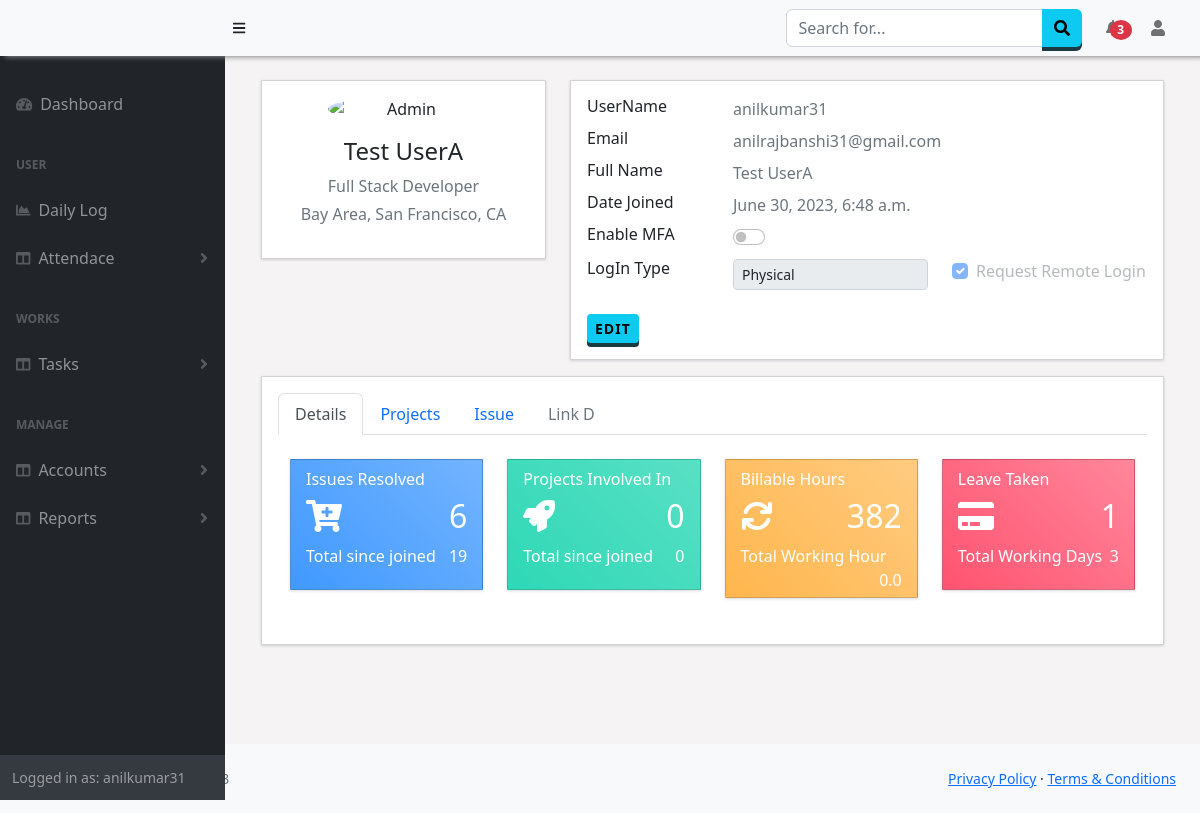
/Manage/Details/55 (signed in), run on an earlier commit of the app's database.
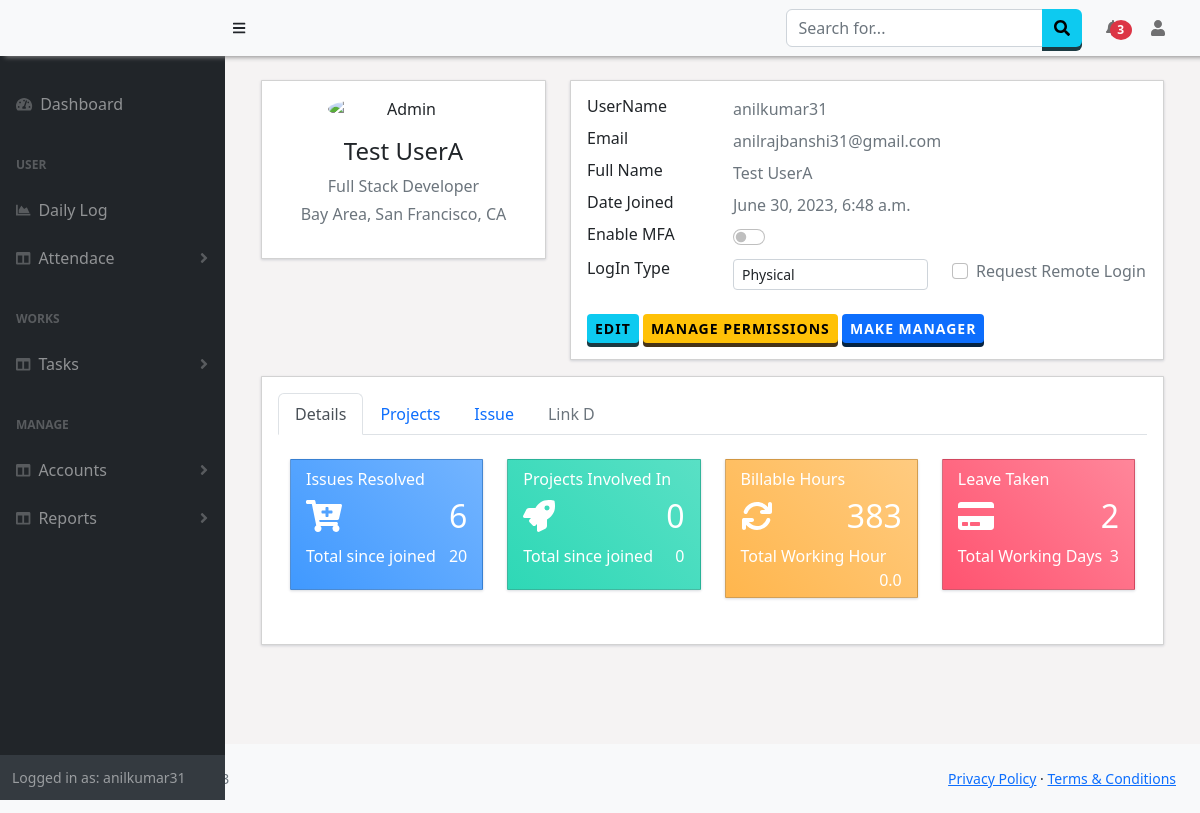
And on a later commit of the database.
### Authentication/models.py (models this page shows, shortened)
class userDetails(models.Model):
    user = models.ForeignKey(User, null=True, on_delete= models.SET_NULL)
    attendanceType = models.CharField(max_length=100,null=True,default="Physical")
    mrequest = models.BooleanField("Request", default=False, null=True)
    is_manager = models.BooleanField("Manager", default=False, null=True)
    is_mfa = models.BooleanField("MFA", default=False, null=True)

### Manager/views.py (the view, shortened to what this page needs)
# urls.py: path('Details/<userId>',views.viewUser,name='userDetails'),
def viewUser(request,userId):
    getUser = User.objects.get(id=userId)
    perm = Permission.objects.filter(user=getUser)
    loginType = userDetails.objects.get(user=getUser)
    is_manager=checkTeams(request)
    getMembers = None
    if loginType.is_manager == True:
        udetails = userDetails.objects.get(user=getUser)
        getMembers = userManager.objects.filter(manager=udetails)
    issue = worklog.objects.filter(User=getUser,TaskType=1).count()
    totalIssue = worklog.objects.filter(TaskType=1).count()
    totalProjectCount = worklog.objects.filter(User=getUser,TaskType=2)
    gettotalProject = worklog.objects.filter(User=getUser,TaskType=2)
    totalProject = []
    project = Project.objects.filter(manager=getUser)
    task =worklog.objects.filter(User=getUser,TaskType=1)
    hour = worklog.objects.filter(Billable=True).aggregate(Sum('Hours'))
    totalhour = Attendance.objects.filter(user=getUser).aggregate(Sum('hour'))
    leave = Leave.objects.filter(user=getUser).count()
    attendance = Attendance.objects.filter(user=getUser).count()
    groups = Group.objects.all()
    details = {
        'issue':issue,
        'totalIssue':totalIssue,
        'project':project.count(),
        'totalProject':totalProjectCount.count(),
        'hour':hour,
        'totalHour':totalhour,
        'leave':leave,
        'attendance':attendance,
    }
    pid = []
    for x in perm:
        pid.append(x.id)
    data = {
        'users':getUser,
        'permissions':pid,
        'summary':details,
        'projects':project,
        'subprojects':totalProject,
        'task':task,
        'loginType':loginType,
        'mfa':loginType.is_mfa,
        'manager':is_manager[1],
        'members':getMembers,
        'groups':groups,
    }
    return render(request,'Reports/userDetails.html',data)

### Manager/views.py (called while the page is built)
def checkTeams(request):
    is_team = False
    if request.user.is_superuser:
        users = Employees.objects.values('user').filter(company=request.session['comp'])
        is_team=True
    else:
        is_manager = userDetails.objects.get(user__id=request.user.id)
        if is_manager.is_manager == True:
            users1 = userManager.objects.values('user').filter(manager=is_manager)
            users = User.objects.filter(Q(pk__in=users1)| Q(pk=request.user.id))
            is_team=True
        else:
            users = User.objects.filter(username=request.user.username)
        """
        if u_teams.exists():
            is_team=True
            users = TeamUsers.objects.values('user').filter(team__in=u_teams)
        else:
            users = User.objects.filter(username=request.user.username)
        """
    return users,is_team

### Manager/templates/Reports/userDetails.html (shortened to what the changed rows need)
{% extends "base.html" %}
{% block content %}
<div class="container">
    <div class="main-body">
          <div class="row gutters-sm">
            <div class="col-md-8">
              <div class="card mb-3">
                <div class="card-body">
                  <div class="row mt-2">
                    <div class="col-sm-9 text-secondary">
                      <div class="row">
                        <div class="col-6 col-sm-6">
                          <select class="form-control form-control-sm" id="loginType" onchange="LoginType('update',{{users.id}})" {% if manager != True   %}disabled{% endif %}>
                            <option value="Physical" {% if loginType.attendanceType == 'Physical' %}selected{% endif %}>Physical</option>
                          </select>
                        </div>
                        <div class="col-6 col-sm-6 col-md-6">
                          <div class="form-check">
                            <input class="form-check-input" type="checkbox" value="" id="loginRequest" onclick="LoginType('request',{{users.id}})" {% if loginType.mrequest ==  True or loginType.attendanceType == 'Remote' %}checked disabled{% endif %}>
                            <label class="form-check-label" for="flexCheckChecked">
                              Request Remote Login
                            </label>
                          </div>
                        </div>
                      </div>
                    </div>
                  </div>
                  <div class="row mt-4">
                    <div class="col-sm-12">
                      {% if users == user %}
                      <a class="btn btn-info btn-sm" href="{% url 'updateUser' userId=users.id%}">Edit</a>
                      {% endif %}
                      {% if 'auth.view_permission' in perms %}
                      <a class="btn btn-sm btn-warning" type="button" data-bs-toggle="modal" data-bs-target="#rolesModal">Manage Permissions</a>
                      {% endif %}
                      {% if 'Authentication.add_usermanager' in perms %}
                      <a class="btn btn-sm btn-primary" type="button" data-bs-toggle="modal" data-bs-target="#managerModal">Make Manager</a>
                      {% endif %}
                    </div>
                  </div>
                </div>
              </div>
            </div>
          </div>
          <div class="row gutters-sm">
            <div class="col-md-12">
              <div class="card mb-3">
                <div class="card-body">
                  <div class="tab-content" id="nav-tabs-content">
                    <div class="tab-pane-with-nested-tab fade show active" id="tab1-content" role="tabpanel" aria-labelledby="nav-tab1">
                      <div class="tab-content border-0" id="nav-tabs-light-content">
                        <div class="tab-pane fade show active" id="linkA" role="tabpanel" aria-labelledby="nav-linkA">
                          <br>
                          <div class="container">
                              <div class="row">
                                  <div class="col-md-4 col-xl-3">
                                      <div class="card bg-c-blue order-card">
                                          <div class="card-block">
                                              <h2 class="text-right"><i class="fa fa-cart-plus"></i><span class="f-right">{{summary.issue}}</span></h2>
                                              <p class="m-b-0">Total since joined<span class="f-right">{{summary.totalIssue}}</span></p>
                                          </div>
                                      </div>
                                  </div>
                                  <div class="col-md-4 col-xl-3">
                                      <div class="card bg-c-green order-card">
                                          <div class="card-block">
                                              <h2 class="text-right"><i class="fa fa-rocket"></i><span class="f-right">{{summary.project}}</span></h2>
                                          </div>
                                      </div>
                                  </div>
                                  <div class="col-md-4 col-xl-3">
                                      <div class="card bg-c-yellow order-card">
                                          <div class="card-block">
                                              <h2 class="text-right"><i class="fa fa-refresh"></i><span class="f-right">{{summary.hour.Hours__sum}}</span></h2>
                                          </div>
                                      </div>
                                  </div>
                                  <div class="col-md-4 col-xl-3">
                                      <div class="card bg-c-pink order-card">
                                          <div class="card-block">
                                              <h2 class="text-right"><i class="fa fa-credit-card"></i><span class="f-right">{{summary.leave}}</span></h2>
                                          </div>
                                      </div>
                                  </div>
                            </div>
                          </div>
                        </div>
                      </div>
                    </div>
                  </div>
                </div>
                </div>
                </div>
              </div>
            </div>
          </div>
    </div>
</div>
{% endblock %}

What changed in the data, as far as the page shows it:
changed userDetails "Physical": attendanceType "☑" → "☐"
Also different on the page:
{{ summary.totalIssue }}: "19" → "20"
{{ summary.hour.Hours__sum }}: "382" → "383"
{{ summary.leave }}: "1" → "2"
text now shown: "MANAGE PERMISSIONS MAKE MANAGER"
